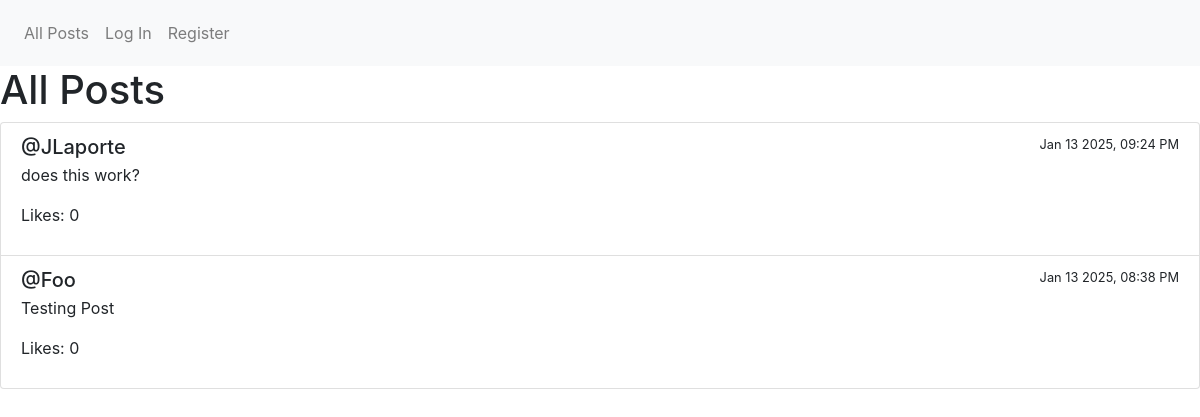
Before: /all_posts with the older database file.
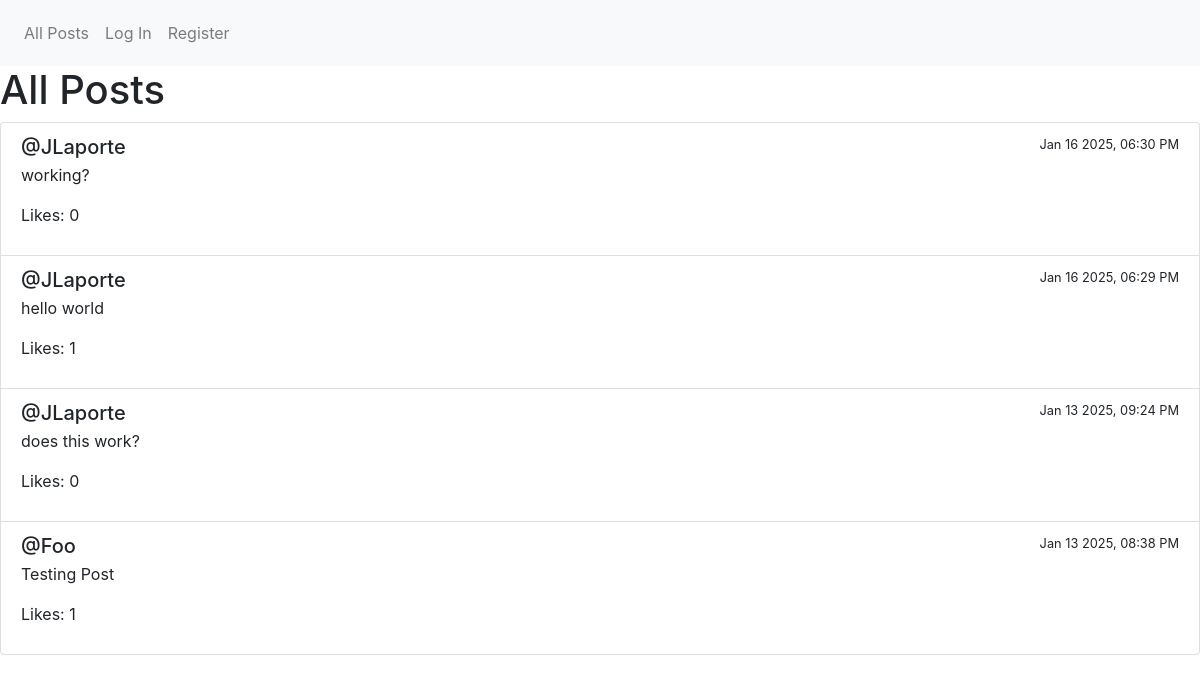
After: the same page with the newer database file.
### network/models.py (models this page shows, shortened)
class User(AbstractUser):
    id = models.AutoField(primary_key=True)
    username = models.CharField(max_length=150, unique=True)
    email = models.EmailField(max_length=254)
    password = models.CharField(max_length=64)

class Post(models.Model):
    user = models.ForeignKey(User, on_delete=models.CASCADE, related_name="posts")
    content = models.TextField()
    timestamp = models.DateTimeField(auto_now_add=True)
    likes = models.ManyToManyField(User, through=Like, related_name="liked_posts")

### network/views.py (the view)
# urls.py: path("all_posts", views.all_posts, name="all_posts"),
def all_posts(request):
    posts = Post.objects.all().order_by("-timestamp")
    posts_data = []
    for post in posts:
        posts_data.append({
            "content": post.content,
            "user": post.user.username,
            "timestamp": post.timestamp.strftime("%b %d %Y, %I:%M %p"),
            "likes": post.likes.count()
        })
    return render(request, "network/all_posts.html", {
        "posts": posts_data
    })

### network/templates/network/all_posts.html
{% extends 'network/layout.html' %}
{% block body %}
    <h1>All Posts</h1>
    <div class="list-group">
        {% for post in posts %}
            <div class="list-group-item">
                <div class="d-flex w-100 justify-content-between">
                    <h5 class="mb-1">@{{ post.user }}</h5>
                    <small>{{ post.timestamp }}</small>
                </div>
                <p>{{ post.content }}</p>
                <p>Likes: {{ post.likes }}</p>
            </div>
        {% endfor %}
    </div>
{% endblock %}

Changed rows visible on the page:
added Post: content "working?"
added Post: content "hello world"
Other visible differences:
new list line: "@ Jan 16 2025, 06:30 PM Likes: 0"
new list line: "JLaporte"
new list line: "@ Jan 16 2025, 06:29 PM Likes: 1"
new list line: "@ Jan 13 2025, 08:38 PM Likes: 1"
new list line: "Foo"
new list line: "Testing Post"
list line gone: "@ Jan 13 2025, 08:38 PM Likes: 0"
list line gone: "Foo"
list line gone: "Testing Post"
